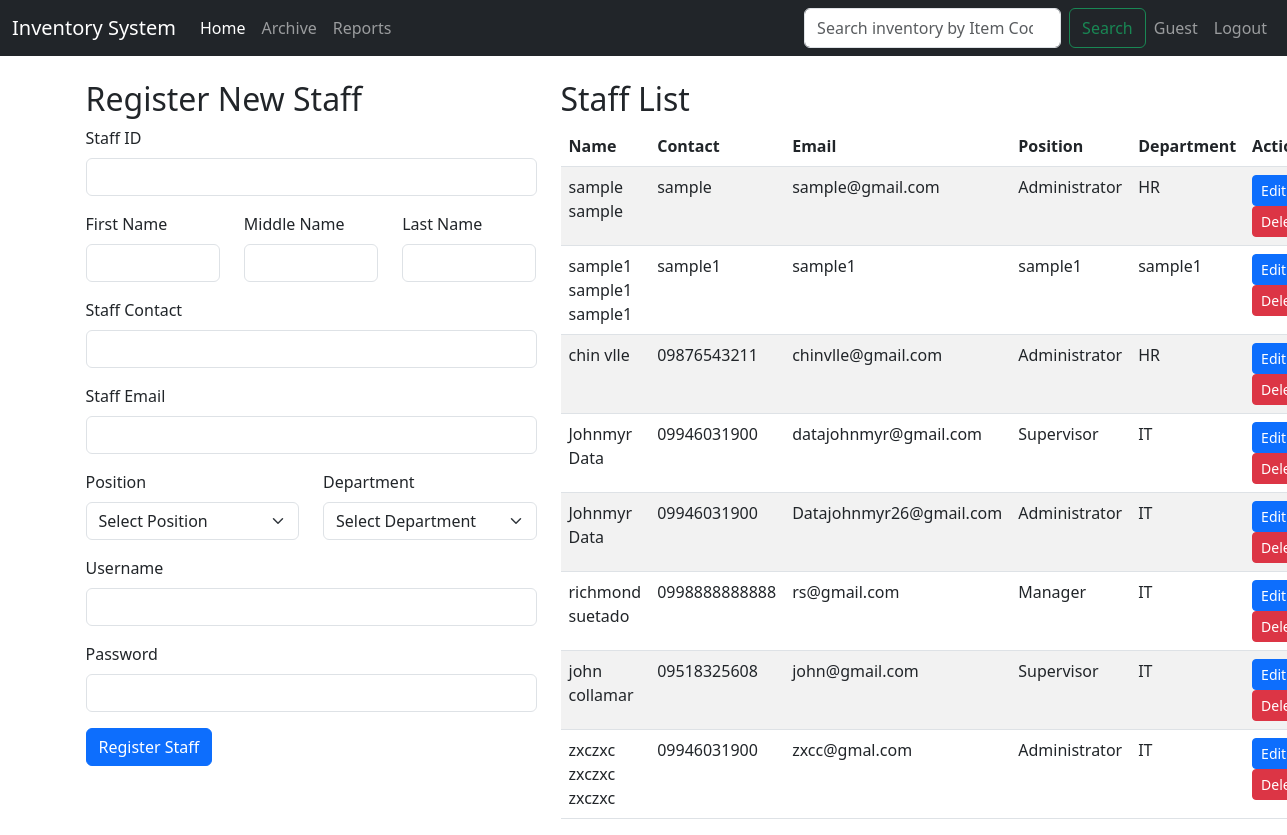
Screenshot of /admin/staff_page.php with the database file from the repository.
### tables this page shows
CREATE TABLE `staff`  (
  `id` int NOT NULL AUTO_INCREMENT,
  `staff_firstname` varchar(100) NOT NULL,
  `staff_middlename` varchar(100) NOT NULL,
  `staff_lastname` varchar(100) NOT NULL,
  `staff_contact` varchar(15) NOT NULL,
  `staff_email` varchar(100) NOT NULL,
  `staff_position` varchar(50) NOT NULL,
  `staff_department` varchar(50) NOT NULL,
  `created_at` timestamp NOT NULL DEFAULT current_timestamp,
  `staff_username` varchar(255) NULL DEFAULT NULL,
  `staff_password` varchar(255) NULL DEFAULT NULL,
  `staff_id` varchar(255) NULL DEFAULT NULL,
  PRIMARY KEY (`id`) USING BTREE,
  UNIQUE INDEX `staff_email`(`staff_email` ASC) USING BTREE
);

### admin/staff_page.php (the view, shortened to what this page needs)
<!DOCTYPE html>
<html lang="en">
<head>
    <link href="https://cdn.jsdelivr.net/npm/bootstrap@5.3.0-alpha1/dist/css/bootstrap.min.css" rel="stylesheet">
</head>
<body>
    <?php include("navigation.php"); ?>
    <?php include('db_connection.php');
    $sql = "SELECT * FROM staff";
    $result = $conn->query($sql);
    ?>
    <div class="container mt-4">
        <div class="row">
            <div class="col-md-5">
                <h2>Register New Staff</h2>
                <form action="register_staff.php" method="POST">
                    <div class="mb-3">
                        <label for="staffId" class="form-label">Staff ID</label>
                        <input type="number" class="form-control" name="staffId" required>
                    </div>
                    <div class="mb-3 row">
                        <div class="col-md-4">
                            <label for="firstName" class="form-label">First Name</label>
                            <input type="text" class="form-control" name="firstName" required>
                        </div>
                        <div class="col-md-4">
                            <label for="middleName" class="form-label">Middle Name</label>
                            <input type="text" class="form-control" name="middleName" required>
                        </div>
                        <div class="col-md-4">
                            <label for="lastName" class="form-label">Last Name</label>
                            <input type="text" class="form-control" name="lastName" required>
                        </div>
                    </div>
                    <div class="mb-3">
                        <label for="staffContact" class="form-label">Staff Contact</label>
                        <input type="text" class="form-control" name="staffContact" required>
                    </div>
                    <div class="mb-3">
                        <label for="staffEmail" class="form-label">Staff Email</label>
                        <input type="email" class="form-control" name="staffEmail" required>
                    </div>
                    <div class="mb-3 row">
                       <div class="col-md-6">
                        <label for="staffPosition" class="form-label">Position</label>
                        <select class="form-select" name="staffPosition" required>
                            <option value="">Select Position</option>
                        </select>
                        </div>
                        <div class="col-md-6">
                        <label for="staffDepartment" class="form-label">Department</label>
                        <select class="form-select" name="staffDepartment" required>
                            <option value="">Select Department</option>
                        </select>
                         </div>
                    </div>
                    <div class="mb-3">
                        <label for="staffUsername" class="form-label">Username</label>
                        <input type="text" class="form-control" name="staffUsername" required>
                    </div>
                    <div class="mb-3">
                        <label for="staffPassword" class="form-label">Password</label>
                        <input type="password" class="form-control" name="staffPassword" required>
                    </div>
                    <button type="submit" class="btn btn-primary">Register Staff</button>
                </form>
            </div>
            <div class="col-md-7">
                <h2>Staff List</h2>
                <table class="table table-striped" id="staffTable">
                    <thead class="thead-dark">
                        <tr>
                            <th scope="col">Name</th>
                            <th scope="col">Contact</th>
                            <th scope="col">Email</th>
                            <th scope="col">Position</th>
                            <th scope="col">Department</th>
                            <th scope="col">Actions</th>
                        </tr>
                    </thead>
                    <tbody>
                    <?php
                        if ($result->num_rows > 0) {
                            while ($row = $result->fetch_assoc()) {
                                echo "<tr>";
                                echo "<td>" . $row['staff_firstname'] . ' ' .$row['staff_middlename'] .' '. $row['staff_lastname'] . "</td>";
                                echo "<td>" . $row['staff_contact'] . "</td>";
                                echo "<td>" . $row['staff_email'] . "</td>";
                                echo "<td>" . $row['staff_position'] . "</td>";
                                echo "<td>" . $row['staff_department'] . "</td>";
                                echo "<td>
                                        <button class='btn btn-primary btn-sm edit-btn' data-id='" . $row['id'] . "'>Edit</button>
                                        <button class='btn btn-danger btn-sm delete-btn' data-id='" . $row['id'] . "'>Delete</button>
                                      </td>";
                                echo "</tr>";
                            }
                        } else {
                            echo "<tr><td colspan='6'>No staff found</td></tr>";
                        }
                    ?>
                    </tbody>
                </table>
            </div>
        </div>
    </div>
</body>
</html>

### rows the page displays
staff: staff_firstname "sample", staff_lastname "sample", staff_contact "sample", staff_email "sample@gmail.com", staff_position "Administrator", staff_department "HR"
staff: staff_firstname "sample1", staff_middlename "sample1", staff_lastname "sample1", staff_contact "sample1", staff_email "sample1", staff_position "sample1", staff_department "sample1"
staff: staff_firstname "chin", staff_lastname "vlle", staff_contact "09876543211", staff_email "chinvlle@gmail.com", staff_position "Administrator", staff_department "HR"
staff: staff_firstname "Johnmyr", staff_lastname "Data", staff_contact "09946031900", staff_email "datajohnmyr@gmail.com", staff_position "Supervisor", staff_department "IT"
staff: staff_firstname "Johnmyr", staff_lastname "Data", staff_contact "09946031900", staff_email "Datajohnmyr26@gmail.com", staff_position "Administrator", staff_department "IT"
staff: staff_firstname "richmond", staff_lastname "suetado", staff_contact "0998888888888", staff_email "rs@gmail.com", staff_position "Manager", staff_department "IT"
staff: staff_firstname "john", staff_lastname "collamar", staff_contact "09518325608", staff_email "john@gmail.com", staff_position "Supervisor", staff_department "IT"
staff: staff_firstname "zxczxc", staff_middlename "zxczxc", staff_lastname "zxczxc", staff_contact "09946031900", staff_email "zxcc@gmal.com", staff_position "Administrator", staff_department "IT"

### other values shown
$username "Guest"
